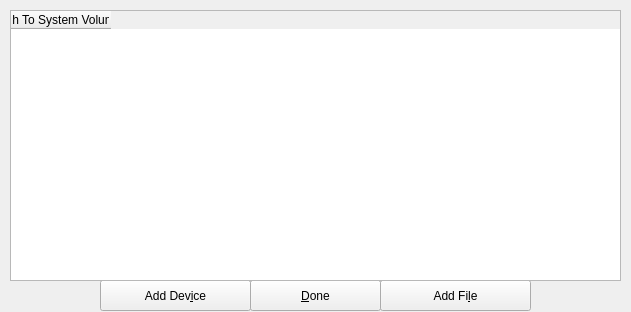
<?xml version="1.0" encoding="UTF-8"?>
<ui version="4.0">
 <class>manageSystemVolumes</class>
 <widget class="QDialog" name="manageSystemVolumes">
  <property name="windowModality">
   <enum>Qt::ApplicationModal</enum>
  </property>
  <property name="geometry">
   <rect>
    <x>0</x>
    <y>0</y>
    <width>631</width>
    <height>312</height>
   </rect>
  </property>
  <property name="windowTitle">
   <string>Manage System Volumes</string>
  </property>
  <property name="modal">
   <bool>true</bool>
  </property>
  <widget class="QPushButton" name="pbDone">
   <property name="geometry">
    <rect>
     <x>250</x>
     <y>280</y>
     <width>131</width>
     <height>31</height>
    </rect>
   </property>
   <property name="text">
    <string>&amp;Done</string>
   </property>
   <property name="autoDefault">
    <bool>false</bool>
   </property>
   <property name="default">
    <bool>false</bool>
   </property>
  </widget>
  <widget class="QPushButton" name="pbFile">
   <property name="geometry">
    <rect>
     <x>380</x>
     <y>280</y>
     <width>151</width>
     <height>31</height>
    </rect>
   </property>
   <property name="text">
    <string>Add Fi&amp;le</string>
   </property>
   <property name="autoDefault">
    <bool>false</bool>
   </property>
   <property name="default">
    <bool>false</bool>
   </property>
  </widget>
  <widget class="QPushButton" name="pbPartition">
   <property name="geometry">
    <rect>
     <x>100</x>
     <y>280</y>
     <width>151</width>
     <height>31</height>
    </rect>
   </property>
   <property name="text">
    <string>Add Dev&amp;ice</string>
   </property>
   <property name="autoDefault">
    <bool>false</bool>
   </property>
   <property name="default">
    <bool>false</bool>
   </property>
  </widget>
  <widget class="QTableWidget" name="tableWidget">
   <property name="geometry">
    <rect>
     <x>10</x>
     <y>10</y>
     <width>611</width>
     <height>271</height>
    </rect>
   </property>
   <property name="editTriggers">
    <set>QAbstractItemView::NoEditTriggers</set>
   </property>
   <property name="showDropIndicator" stdset="0">
    <bool>false</bool>
   </property>
   <property name="dragDropOverwriteMode">
    <bool>false</bool>
   </property>
   <property name="selectionMode">
    <enum>QAbstractItemView::NoSelection</enum>
   </property>
   <property name="selectionBehavior">
    <enum>QAbstractItemView::SelectRows</enum>
   </property>
   <property name="showGrid">
    <bool>false</bool>
   </property>
   <property name="gridStyle">
    <enum>Qt::NoPen</enum>
   </property>
   <column>
    <property name="text">
     <string>Path To System Volumes</string>
    </property>
   </column>
  </widget>
 </widget>
 <resources/>
 <connections/>
</ui>
